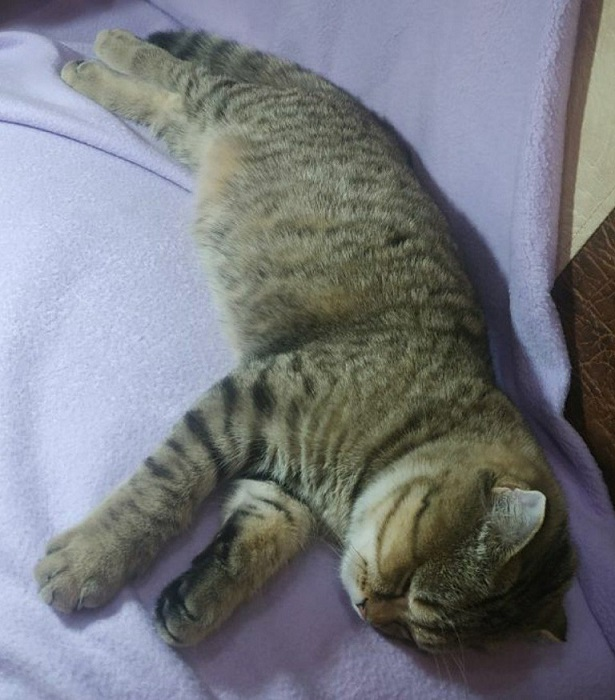
//> input picture Lab02/images/cat.jpg, 615 x 700 px
$ ./Lab02   (built with g++ and OpenCV 4)
//> lines starting //> are read from the running program, lines starting //| are printed output that depends on the picture; after the words box and inside, x2 and y2 are one past the last pixel; in counts of white or black regions, pixels touching at a corner belong together
#include <opencv2\opencv.hpp>
using namespace cv;

//#define SHOW_TASK1
//#define SHOW_TASK2


#define CAT_IMAGE_PATH      "images/cat.jpg"
#define CELLS_IMAGE_PATH    "images/cells.jpg"
#define SAVE_IMAGE_PREFIX	"images/save_"

bool toSave = true;

void requestToSave(Mat, const char*);
void showHistogramOfImage(Mat);
Mat normalizeImage(Mat);

void main()
{
    Mat img = imread(CAT_IMAGE_PATH, ImreadModes::IMREAD_COLOR);
//> img is the input picture: 700 rows x 615 cols, CV_8UC3; mean B, G, R 127.7, 121.6, 119
    imshow("my cat", img);
    waitKey();

#ifdef SHOW_TASK1
    {
        Mat clone = img.clone();
        const float kernelData[] = {
            -0.25f, -0.5f, -0.25f,
            -0.25f, 3.5f, -0.25f,
            -0.25f, -0.5f, -0.25f,
        };
        const Mat kernel(3, 3, CV_32FC1, (float*)kernelData);
        filter2D(clone, clone, -1, kernel);
        imshow("my cat, but contrasted", clone);
        requestToSave(clone, "cat-contrasted");
    }

    {
        Mat clone = img.clone();
        const float kernelData[] = {
            0.1f, 0.2f, 0.1f,
            0.2f, 0.42f, 0.2f,
            0.1f, 0.2f, 0.1f,
        };
        const Mat kernel(3, 3, CV_32FC1, (float*)kernelData);
        filter2D(clone, clone, -1, kernel);
        imshow("my cat, but overlight blured", clone);
        requestToSave(clone, "clear");
    }

    {
        Mat clone = img.clone();
        const float kernelData[] = {
            0.15f, 0.25f, 0.15f,
            0.25f, -0.45f, 0.25f,
            0.15f, 0.25f, 0.15f,
        };
        const Mat kernel(3, 3, CV_32FC1, (float*)kernelData);
        filter2D(clone, clone, -1, kernel);
        imshow("my cat, but blured", clone);
        requestToSave(clone, "bright");
    }
    waitKey();
#endif // SHOW_TASK1


#ifdef SHOW_TASK2
    Mat clone = img.clone();
    blur(img, clone, Size(5, 5));
    imshow("my cat, but blured", clone);
    requestToSave(clone, "cat-blured");

    clone = img.clone();
    GaussianBlur(img, clone, Size(5, 5), 0);
    imshow("my cat, but blured with Gauss help", clone);
    requestToSave(clone, "cat-gaussian-blured");

    clone = img.clone();
    medianBlur(img, clone, 7);
    imshow("my cat, but median blured", clone);
    requestToSave(clone, "cat-median-blured");
    waitKey();
#endif // SHOW_TASK2

    img = imread(CELLS_IMAGE_PATH, ImreadModes::IMREAD_COLOR);
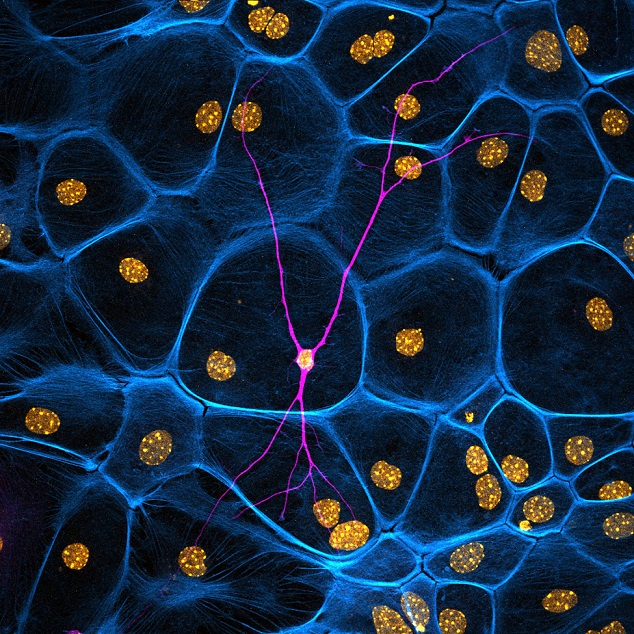
//> input picture Lab02/images/cells.jpg, 634 x 634 px
//> img is the input picture: 634 rows x 634 cols, CV_8UC3; mean B, G, R 66.4, 41.3, 19.9
    imshow("cells", img);
    waitKey();

    {
        Mat gray;
        cvtColor(img, gray, cv::COLOR_BGR2GRAY);
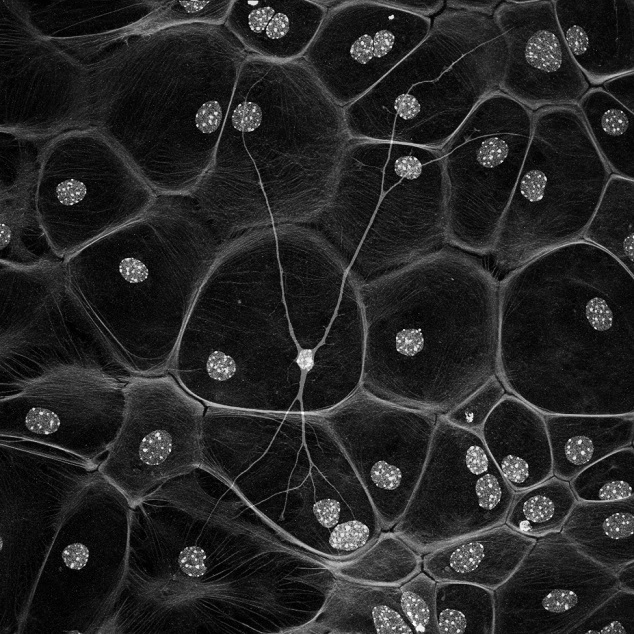
//> gray: 634 rows x 634 cols, CV_8UC1; min 0, max 254, mean 37.7
        threshold(gray, gray, 40, 255, THRESH_BINARY);
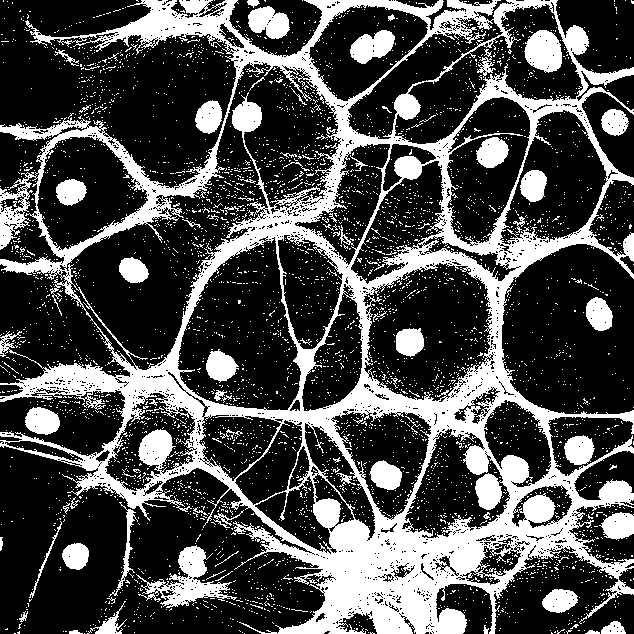
//> gray: 634 rows x 634 cols, CV_8UC1; 29.6% white; 4388 white regions (4318 under 20 px), largest, box (x1, y1, x2, y2) and area: (0, 0, 634, 634) 92415, (136, 545, 237, 608) 2081, (524, 30, 562, 73) 1223
        imshow("cells after binarization", gray);
        waitKey();
        requestToSave(gray, "cells-binary");

        Mat imgEroded;
        erode(gray, imgEroded, Mat());
        imshow("binary cells after erodion", imgEroded);
        waitKey();
        requestToSave(imgEroded, "cells-binary-erodion");

        Mat imgDilated;
        dilate(imgEroded, imgDilated, Mat());
        imshow("binary cells after dilation", imgDilated);
        waitKey();
        requestToSave(imgDilated, "cells-binary-erodion-dilation");

        morphologyEx(imgDilated, gray, MORPH_GRADIENT, Mat());
        imshow("morph gradient", gray);
        waitKey();
        requestToSave(gray, "cells-binary-erodion-dilation-gradient");
    }

    {
        Mat gray;
        cvtColor(img, gray, cv::COLOR_BGR2GRAY);
        adaptiveThreshold(gray, gray, 255, ADAPTIVE_THRESH_GAUSSIAN_C, THRESH_BINARY, 251, -10);
        imshow("cells after adaptive binarization", gray);
        waitKey();

        Mat imgEroded;
        erode(gray, imgEroded, Mat());
        imshow("binary cells 2 after erodion", imgEroded);
        waitKey();
        requestToSave(imgEroded, "cells-adaptive-binary-erodion");

        Mat imgDilated;
        dilate(imgEroded, imgDilated, Mat());
        imshow("binary cells 2 after dilation", imgDilated);
        waitKey();
        requestToSave(imgDilated, "cells-adaptive-binary-erodion-dilation");

        morphologyEx(imgDilated, gray, MORPH_GRADIENT, Mat());
        imshow("morph gradient 2", gray);
        waitKey();
        requestToSave(gray, "cells-adaptive-binary-dilation-gradient");
    }
}

void requestToSave(Mat image, const char* name)
{
    if (toSave == false)
    {
        return;
    }

    String picture_save_name = String(SAVE_IMAGE_PREFIX) + name + String(".png");
//> (the run ends here: the program stops with an error, at `if (imwrite(picture_save_name, image, { IMWRITE_PAM_FORMAT_RGB }))`)
